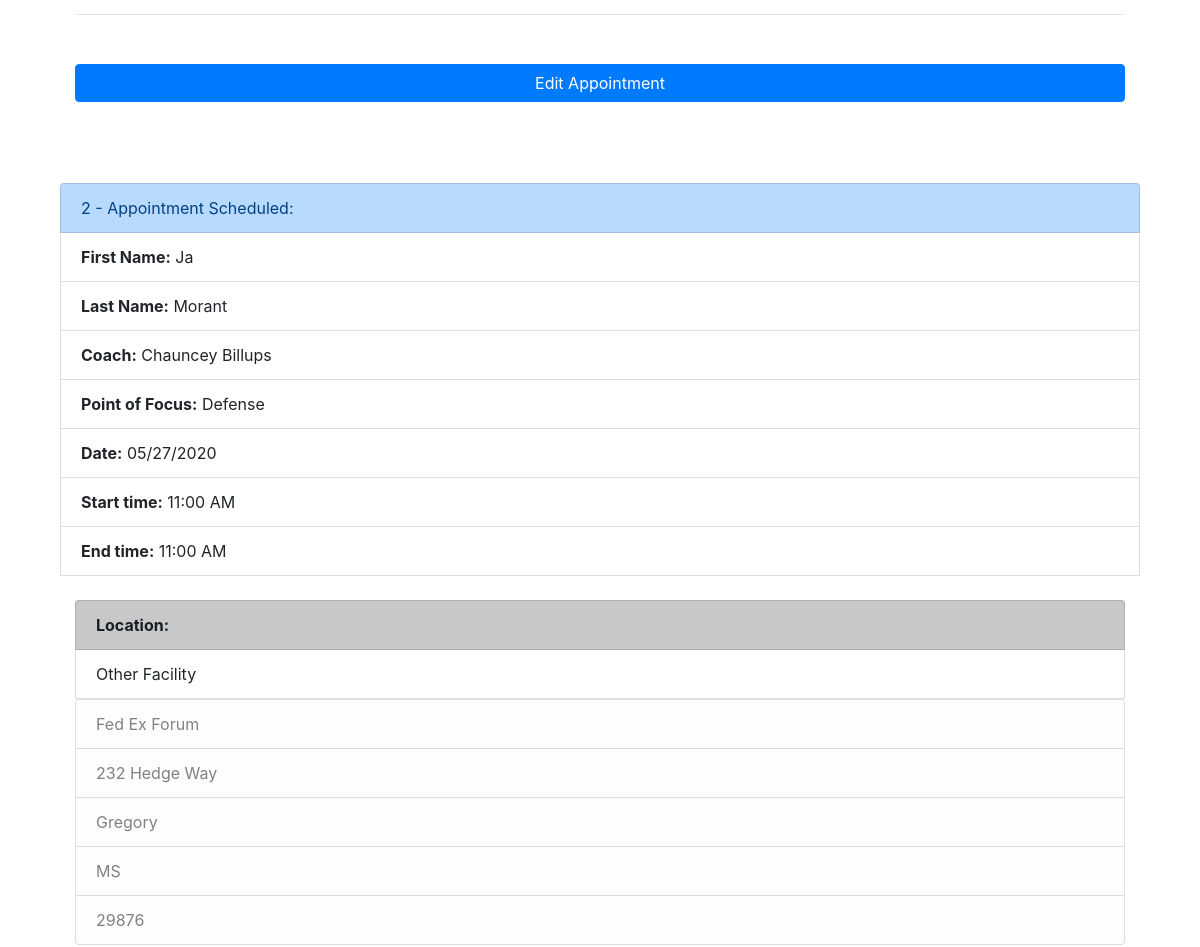
/schedules/ (middle part), run on an earlier commit of the app's database.
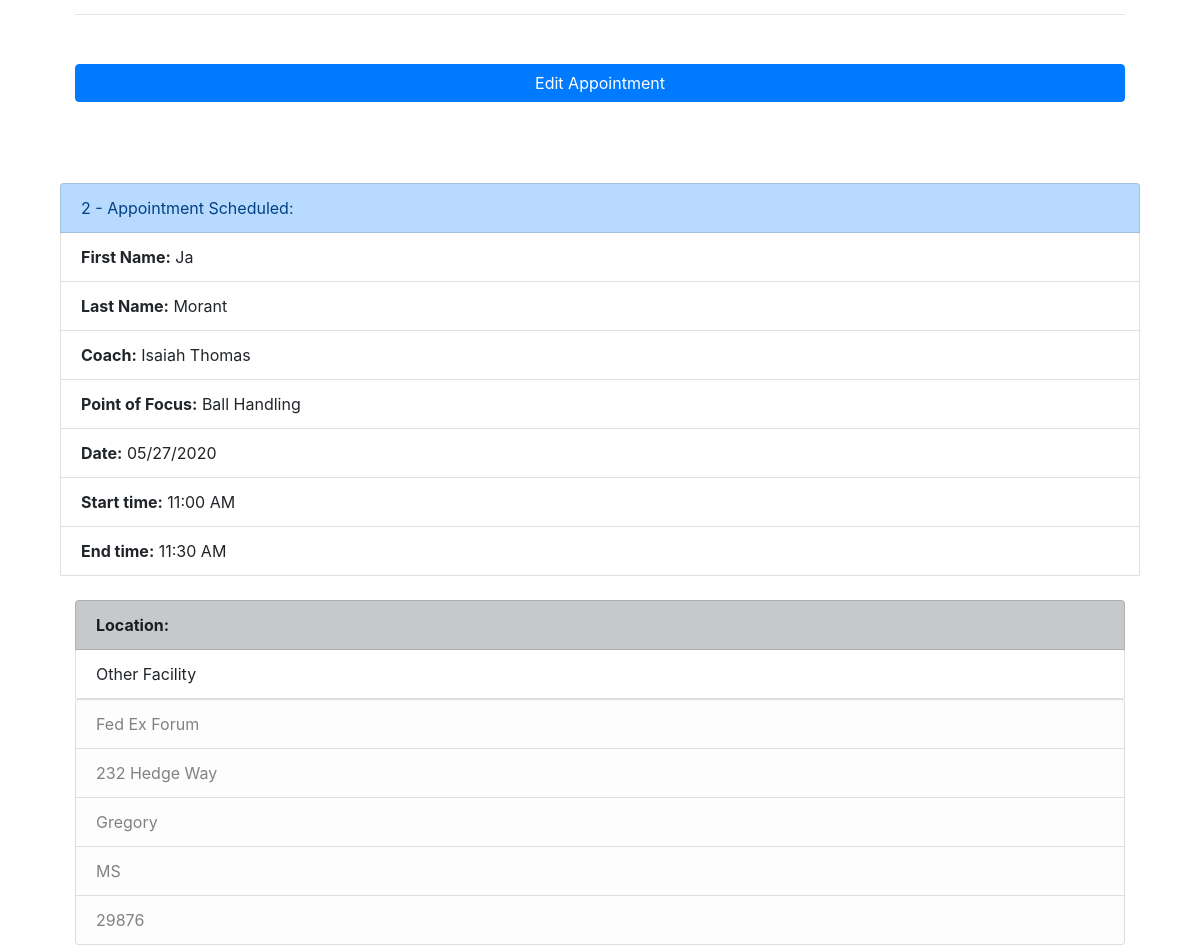
And on a later commit of the database.
### pages/models.py (models this page shows, shortened)
class Time(models.Model):
	first = models.CharField(max_length=200, blank=True, null=True)
	last = models.CharField(max_length=200, blank=True, null=True)
	coach = models.CharField(max_length=200, blank=True, null=True)
	focus = models.CharField(max_length=200, blank=True, null=True)
	date = models.CharField(max_length=200)
	start = models.CharField(max_length=200)
	end = models.CharField(max_length=200)
	location = models.CharField(max_length=200, blank=True, null=True)
	facility = models.CharField(max_length=200, blank=True, null=True)
	address = models.CharField(max_length=200, blank=True, null=True)
	city = models.CharField(max_length=200, blank=True, null=True)
	state = models.CharField(max_length=200, blank=True, null=True)
	zipcode = models.CharField(max_length=200, blank=True, null=True)

### pages/views.py (the view, shortened to what this page needs)
# urls.py: path('schedules/', views.schedules, name='schedules'),
def schedules(request):
	all_appointments = Time.objects.all
	search_term = ""
	search_last = ""
	return render(request, "about.html", {'all_appointments': all_appointments, 'search_term': search_term, 'search_last': search_last}) # Passing in all_appointments as all_appointments

### pages/templates/about.html (shortened to what this page needs)
{% extends 'home.html' %}
{% block content %}
	<br>
	<div class="container">
		{% if all_appointments %}
			{% for times in all_appointments %}
			<br>
			<div class="col-sm">
				<ul class="list-group">
					<li class="list-group-item list-group-item-primary">{{ forloop.counter}} - Appointment Scheduled:</li>
					<li class="list-group-item"><strong>First Name:</strong> {{ times.first }}</li>
					<li class="list-group-item"><strong>Last Name:</strong> {{ times.last }}</li>
					<li class="list-group-item"><strong>Coach:</strong> {{ times.coach }}</li>
					<li class="list-group-item"><strong>Point of Focus:</strong> {{ times.focus }}</li>
					<li class="list-group-item"><strong>Date:</strong> {{ times.date }}</li>
					<li class="list-group-item"><strong>Start time:</strong> {{ times.start }}</li>
					<li class="list-group-item"><strong>End time:</strong> {{ times.end }}</li>
					<br>
					<div class="container">
						<li class="list-group-item list-group-item-dark"><strong>Location:</strong></li>
						<li class="list-group-item color"> {{ times.location }}</li>
							<div id="facilblock">
								<li class="list-group-item list-group-item-light go"> {{ times.facility }}</li>
								<li class="list-group-item list-group-item-light go"> {{ times.address }}</li>
								<li class="list-group-item list-group-item-light go"> {{ times.city }}</li>
								<li class="list-group-item list-group-item-light go"> {{ times.state }}</li>
								<li class="list-group-item list-group-item-light go"> {{ times.zipcode }}</li>
							</div>
							<hr>
					</div>
			       <div class="container">
					<a href="{% url 'edit' times.id %}" class="btn btn-block btn-primary">Edit Appointment</a>
					</div>
					<br>
				</ul>
			</div>
			{% endfor %}
		{% endif %}
	</div>
{% endblock %}

What changed in the data, as far as the page shows it:
changed Time "Ja": coach "Chauncey Billups" → "Isaiah Thomas"; focus "Defense" → "Ball Handling"; end "11:00 AM" → "11:30 AM"
